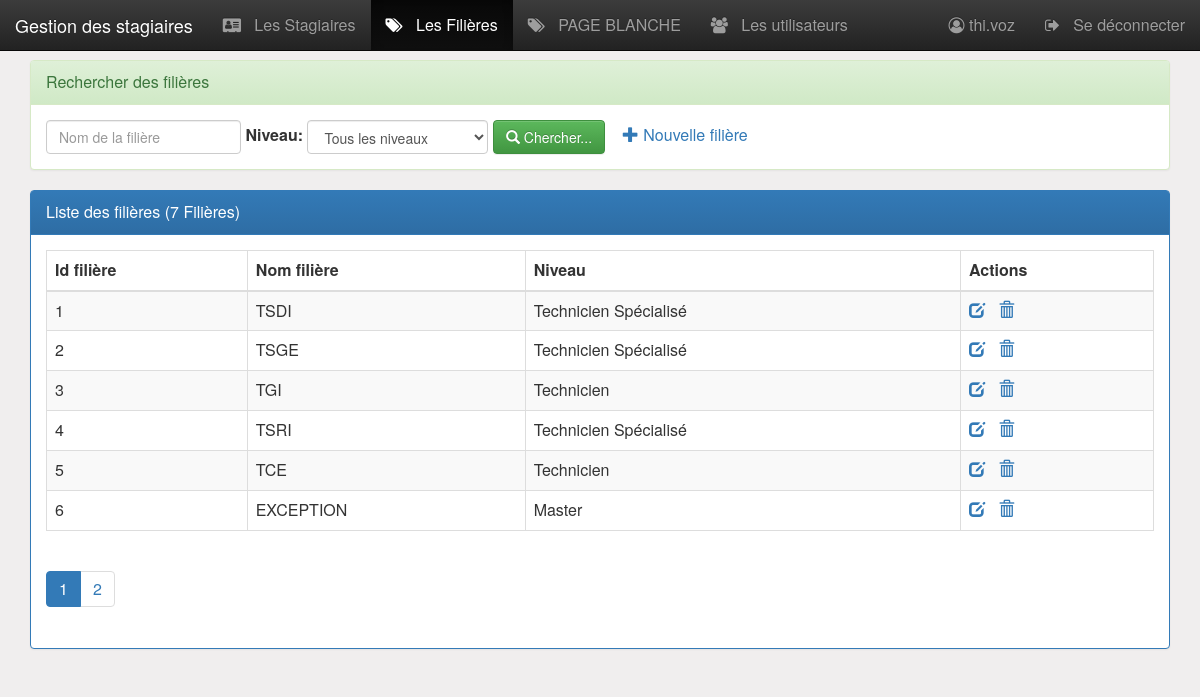
/pages/filieres.php (signed in), run on the app's committed database.
### tables this page shows
CREATE TABLE IF NOT EXISTS `filiere` (
  `idFiliere` int(4) NOT NULL AUTO_INCREMENT,
  `nomFiliere` varchar(50) DEFAULT NULL,
  `niveau` varchar(50) DEFAULT NULL,
  PRIMARY KEY (`idFiliere`)
);

CREATE TABLE IF NOT EXISTS `niveau` (
  `codeNiveau` varchar(2) NOT NULL,
  `libelleNiveau` varchar(50) DEFAULT NULL,
  PRIMARY KEY (`codeNiveau`)
);

### pages/filieres.php (the view, shortened to what this page needs)
<?php
    require_once("connexiondb.php");
    $pagefilieres = true;
    $nomf="";
    if(isset($_GET['niveau'])){
        $niveau = $_GET['niveau'];
    }else{
        $niveau="all";
    }
    $size=isset($_GET['size'])?$_GET['size']:6;
    $page=isset($_GET['page'])?$_GET['page']:1;
    $offset=($page-1)*$size;
    if($niveau=="all"){
        $requete="
            SELECT *
            FROM   filiere as f, niveau as n
            WHERE  f.niveau = n.codeNiveau
            AND    f.nomFiliere like '%$nomf%'
            limit $size
            offset $offset";
        $requeteCount="select count(*) countF from filiere
                where nomFiliere like '%$nomf%'";
    }
    $req = $pdo->prepare($requete);
    $req->execute();
    $filieres = $req->fetchAll(PDO::FETCH_ASSOC);
    $req=$pdo->query($requeteCount);
    $tabCount=$req->fetch();
    $nbrFiliere=$tabCount['countF'];
    $reste=$nbrFiliere % $size;
    if($reste===0)
        $nbrPage=$nbrFiliere/$size;
    else
        $nbrPage=floor($nbrFiliere/$size)+1;
?>
<!DOCTYPE HTML>
<HTML>
    <head>
    <?php include '../include/head.php' ?>
    </head>
    <body>
        <?php include("menu.php"); ?>
        <div class="container py-2 margetop60">
            <div class="panel panel-success">
				<div class="panel-heading">Rechercher des filières</div>
				<div class="panel-body">
					<form method="get" action="filieres.php" class="form-inline">
						<div class="form-group">
                            <input name="nomF" placeholder="Nom de la filière"
                                   value="<?= $nomf ?>"
                                   class="form-control" type="text" />
                        </div>
                        <label for="niveau">Niveau:</label>
			            <select name="niveau" class="form-control" id="niveau"
                                onchange="this.form.submit()">
                            <option value="all" <?= $niveau==="all"?"selected":"" ?>>Tous les niveaux</option>
			            </select>
				        <button type="submit" class="btn btn-success">
                            <span class="glyphicon glyphicon-search"></span>
                            Chercher...
                        </button>
                       	<?php if ($_SESSION['user']['role']=='ADMIN') {?>
                            <a href="filiereAjouter.php">
                                <span class="glyphicon glyphicon-plus"></span>
                                Nouvelle filière
                            </a>
                        <?php } ?>
					</form>
				</div>
			</div>
            <div class="panel panel-primary">
                <div class="panel-heading">Liste des filières (<?php echo $nbrFiliere ?> Filières)</div>
                <div class="panel-body">
                    <?php
                    if(!empty($filieres) && is_array($filieres)){
                    ?>
                    <table class="table table-striped table-bordered">
                        <thead>
                            <tr>
                                <th>Id filière</th>
                                <th>Nom filière</th>
                                <th>Niveau</th>
                                <?php if ($_SESSION['user']['role']== 'ADMIN') {?>
                                	<th>Actions</th>
                                <?php }?>
                            </tr>
                        </thead>
                        <tbody>
                            <?php
                                foreach ($filieres as $item) {
                                    ?>
                                    <tr>
                                        <td><?= $item['idFiliere'] ?> </td>
                                        <td><?= $item['nomFiliere'] ?> </td>
                                        <td><?= $item['libelleNiveau'] ?> </td>
                                        <?php if ($_SESSION['user']['role']== 'ADMIN') {?>
                                            <td>
                                                <a href="filiereEditer.php?idFiliere=<?= $item['idFiliere'] ?>" title="Editer">
                                                    <span class="glyphicon glyphicon-edit"></span>
                                                </a>
                                                <a onclick="return confirm('Etes vous sur de vouloir supprimer la filière')"
                                                    href="filiereSupprimer.php?idFiliere=<?= $item['idFiliere'] ?>" title="Supprimer">
                                                        <span class="glyphicon glyphicon-trash"></span>
                                                </a>
                                            </td>
                                        <?php }?>
                                    </tr>
                                    <?php
                                }
                            ?>
                       </tbody>
                    </table>
                    <?php
                    }else{
                        echo "La liste est vide!";
                    }
                    ?>
                <div>
                    <ul class="pagination">
                        <?php for($i=1;$i<=$nbrPage;$i++){ ?>
                            <li class="<?php if($i==$page) echo 'active' ?>">
                                <a href="filieres.php?page=<?php echo $i;?>&nomF=<?php echo $nomf ?>&niveau=<?php echo $niveau ?>">
                                    <?php echo $i; ?>
                                </a>
                             </li>
                        <?php } ?>
                    </ul>
                </div>
                </div>
            </div>
        </div>
    </body>
</HTML>

### include/head.php (shortened to what this page needs)
<link rel="stylesheet" href="https://maxcdn.bootstrapcdn.com/bootstrap/3.3.7/css/bootstrap.min.css"
>
<link rel="stylesheet" href="https://maxcdn.bootstrapcdn.com/bootstrap/3.3.7/css/bootstrap-theme.min.css"
>
<link rel="stylesheet" href="https://cdnjs.cloudflare.com/ajax/libs/font-awesome/4.7.0/css/font-awesome.css">
<link rel="stylesheet" type="text/css" href="../include/css/monstyle.css">

### pages/menu.php
<nav class="navbar navbar-inverse navbar-fixed-top">
	<div class="container-fluid">
		<div class="navbar-header">
			<a href="../index.php" class="navbar-brand">Gestion des stagiaires</a>
		</div>
		<ul class="nav navbar-nav">
			<li class="<?= !empty($pagestagiaires) ? 'active' : '' ?>">
			<a href="stagiaires.php">
                    <i class="fa fa-vcard"></i>
                    &nbsp Les Stagiaires
            </a>
            </li>
			<li class="<?= !empty($pagefilieres) ? 'active' : '' ?>">
			<a href="filieres.php">
                    <i class="fa fa-tags"></i>
                    &nbsp Les Filières
            </a>
            </li>
			<li class="<?= !empty($pageblanche) ? 'active' : '' ?>">
			<a href="pageBlanche.php">
                    <i class="fa fa-tags"></i>
                    &nbsp PAGE BLANCHE
            </a>
            </li>
			<?php if ($_SESSION['user']['role']=='ADMIN') {?>
				<li class="<?= !empty($pageutilisateurs) ? 'active' : '' ?>">
				<a href="Utilisateurs.php">
                        <i class="fa fa-users"></i>
                        &nbsp Les utilisateurs
                </a>
                </li>
			<?php }?>
		</ul>
		<ul class="nav navbar-nav navbar-right">
			<li>
			<a href="utilisateurEditer.php?iduser=<?php echo $_SESSION['user']['iduser'] ?>">
                    <i class="fa fa-user-circle-o"></i>
					<?php echo  ' '.$_SESSION['user']['login']?>
			</a>
			</li>
			<li>
			<a href="seDeconnecter.php">
                    <i class="fa fa-sign-out"></i>
					&nbsp Se déconnecter
			</a>
			</li>
		</ul>
	</div>
</nav>

### include/css/monstyle.css (style rules this page uses)
.margetop60 { margin-top: 60px; }
body { background-color: rgb(240, 238, 238); font-size: 16px; }

### data on the page
filiere: idFiliere "1", nomFiliere "TSDI", niveau.libelleNiveau "Technicien Spécialisé"
filiere: idFiliere "2", nomFiliere "TSGE", niveau.libelleNiveau "Technicien Spécialisé"
filiere: idFiliere "3", nomFiliere "TGI", niveau.libelleNiveau "Technicien"
filiere: idFiliere "4", nomFiliere "TSRI", niveau.libelleNiveau "Technicien Spécialisé"
filiere: idFiliere "5", nomFiliere "TCE", niveau.libelleNiveau "Technicien"
filiere: idFiliere "6", nomFiliere "EXCEPTION", niveau.libelleNiveau "Master"

### other printed values
$_SESSION['user']['login'] "thi.voz"
$nbrFiliere "7"
